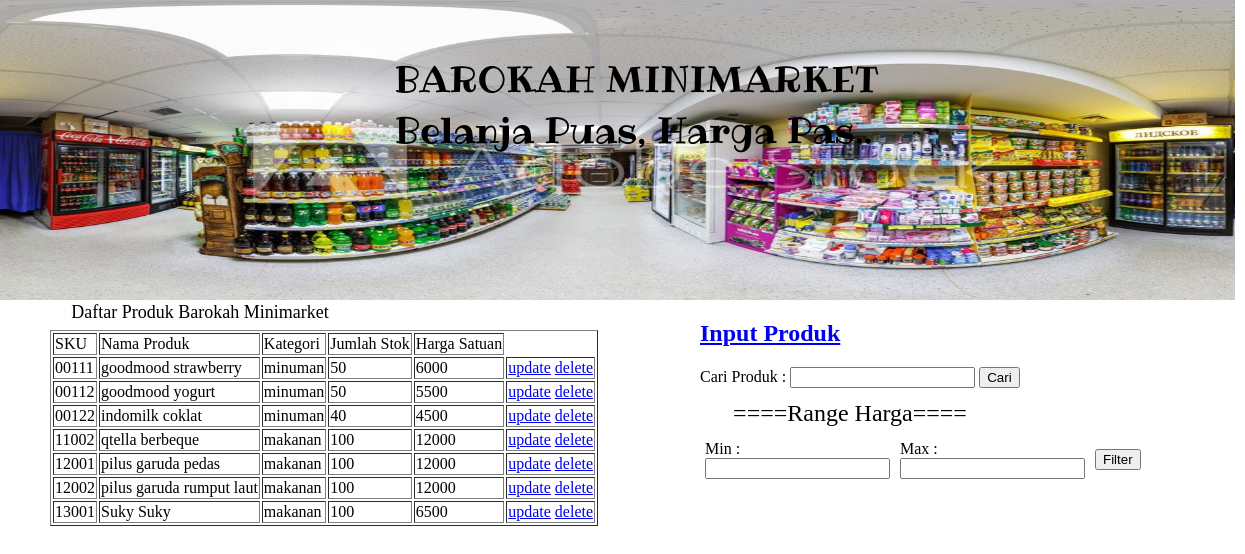
The page / on the database its author committed.
### tables this page shows
CREATE TABLE `produk` (
  `sku` varchar(20) NOT NULL,
  `nama_produk` varchar(100) DEFAULT NULL,
  `kategori` varchar(50) DEFAULT NULL,
  `jumlah_stok` varchar(50) DEFAULT NULL,
  `harga_satuan` varchar(50) DEFAULT NULL
);

### conn.php (called while the page is built, shortened)
<?php
function connection() {
   $dbServer = 'localhost';
   $dbUser = 'root';
   $dbPass = '';
   $dbName = "barokah_minimarket";
   $conn = mysqli_connect($dbServer, $dbUser, $dbPass);
   mysqli_select_db($conn,$dbName);
   return $conn;
}

### index.php (the view, shortened to what this page needs)
<?php
include('conn.php');
?>
<!DOCTYPE html>
<html>
    <head>
        <link rel="stylesheet" type="text/css" href="style.css">
    </head>
    <body>
        <img src="minimarket.jpeg" alt="photo" id="minimarket" />
        <div class="teks">
                <p>BAROKAH MINIMARKET</p>
            </div>
        <div class="teks1">
            <p>Belanja Puas, Harga Pas..</p>
        </div>
    <div class="teks2">
            <p>Daftar Produk Barokah Minimarket</p>
    </div>
    <div class="tabel">
        <table border="1">
            <thead>
                    <tr>
                        <td>SKU</td>
                        <td>Nama Produk</td>
                        <td>Kategori</td>
                        <td>Jumlah Stok</td>
                        <td>Harga Satuan</td>
                    </tr>
                </thead>
                <tbody>
                    <?php
                    $sql = "SELECT * FROM produk";
                    $res = mysqli_query(connection(),$sql);
                    ?>
                    <?php while($data = mysqli_fetch_array($res)) : ?>
                        <tr>
                            <td><?php echo $data['sku'] ?></td>
                            <td><?php echo $data['nama_produk'] ?></td>
                            <td><?php echo $data['kategori'] ?></td>
                            <td><?php echo $data['jumlah_stok'] ?></td>
                            <td><?php echo $data['harga_satuan'] ?></td>
                            <td>
                                <a href="http://localhost/barokahminimarket/update.php?id=<?php echo $data['sku']?>">update</a>
                                <a href="http://localhost/barokahminimarket/delete.php?id=<?php echo $data['sku']?>">delete</a>
                            </td>
                        </tr>
                    <?php endwhile; ?>
                </tbody>
        </table>
    </div>
    <div class="teks3">
        <p>====Range Harga====</p>
    </div>
    <div class="filter">
        <form action="filter.php" method="post">
                <table border="0px" cellpadding="5px" cellspacing="0px">
                    <tr>
                            <td>
                                <label for="min_harga">Min : </label>
                                <input type="text" name="min_harga" id="min_harga">
                            </td>
                            <td>
                                <label for="max_harga">Max : </label>
                                <input type="text" name="max_harga" id="max_harga">
                            </td>
                            <td>
                                <button type="submit" name="submitfilter">Filter</button>
                            </td>
                    </tr>
                </table>
            </form>
    </div>
    <div class="input">
            <h2><a href="http://localhost/barokahminimarket/form.php">Input Produk</a></h2>
            <form action="searching.php" method="GET">
                    <label>Cari Produk : </label>
                    <input type="text" name="cari">
                    <input type="submit" value="Cari"><br>
                </form>
        </div>
    </body>
</html>

### style.css (style rules this page uses)
#minimarket { position: absolute; width: 1235px; height: 300px; left: 0px; top: 0px; }
.teks { position: absolute; width: 673px; height: 150px; left: 300px; top: 0px; font-family: Ribeye; font-style: normal; font-weight: normal; font-size: 36px; line-height: 87px; text-align: center; color: #000000; }
.teks1 { position: absolute; width: 497px; height: 57px; left: 385px; top: 70px; font-family: Ribeye; font-style: normal; font-weight: normal; font-size: 36px; line-height: 49px; text-align: center; color: #000000; }
.teks2 { position: absolute; width: 400px; height: 300px; left: 0px; top: 270px; font-style: normal; font-weight: normal; font-size: 18px; line-height: 49px; text-align: center; color: #000000; }
.teks3 { position: absolute; width: 300px; height: 300px; left: 700px; top: 365px; font-style: normal; font-weight: normal; font-size: 24px; line-height: 49px; text-align: center; color: #000000; }
.input { position: absolute; width: 497px; height: 57px; left: 700px; top: 300px; }
.tabel { position: absolute; width: 800px; height: 80px; left: 50px; top: 330px; }
.filter { position: absolute; width: 300px; height: 300px; left: 700px; top: 435px; }

### rows shown on the page
produk: sku "00111", nama_produk "goodmood strawberry", kategori "minuman", jumlah_stok "50", harga_satuan "6000"
produk: sku "00112", nama_produk "goodmood yogurt", kategori "minuman", jumlah_stok "50", harga_satuan "5500"
produk: sku "00122", nama_produk "indomilk coklat", kategori "minuman", jumlah_stok "40", harga_satuan "4500"
produk: sku "11002", nama_produk "qtella berbeque", kategori "makanan", jumlah_stok "100", harga_satuan "12000"
produk: sku "12001", nama_produk "pilus garuda pedas", kategori "makanan", jumlah_stok "100", harga_satuan "12000"
produk: sku "12002", nama_produk "pilus garuda rumput laut", kategori "makanan", jumlah_stok "100", harga_satuan "12000"
produk: sku "13001", nama_produk "Suky Suky", kategori "makanan", jumlah_stok "100", harga_satuan "6500"
